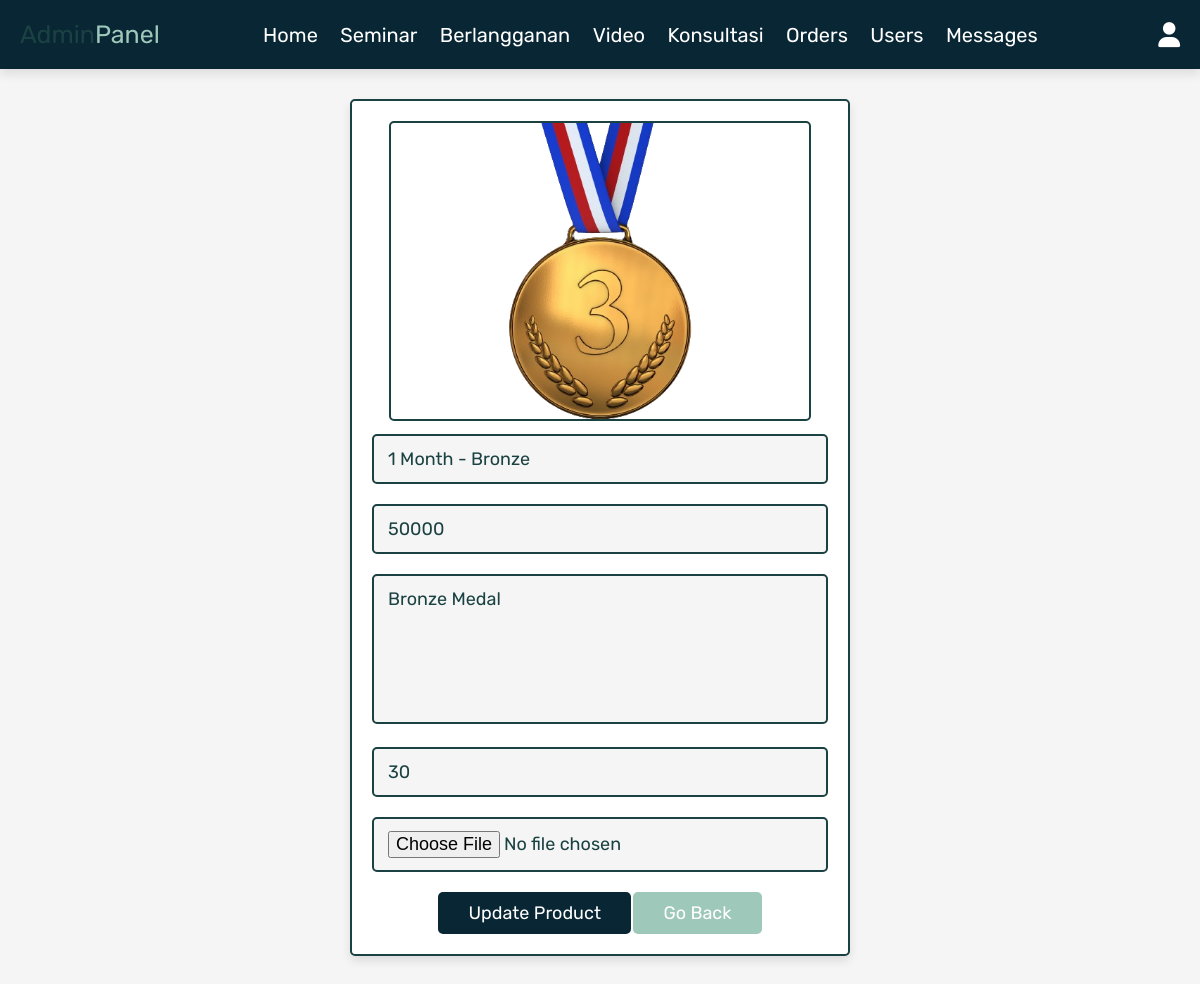
Page /admin_update_product.php?update=22 (signed in) on the committed database.
### tables this page shows
CREATE TABLE `products` (
  `id` int(11) NOT NULL,
  `name` varchar(100) NOT NULL,
  `details` varchar(500) NOT NULL,
  `price` int(11) NOT NULL,
  `image` varchar(100) NOT NULL,
  `expired_day` int(11) DEFAULT 0
);

### admin_update_product.php (the view, shortened to what this page needs)
<?php
@include 'config.php';
?>
<!DOCTYPE html>
<html lang="en">
<head>
   <link rel="stylesheet" href="https://cdnjs.cloudflare.com/ajax/libs/font-awesome/6.0.0/css/all.min.css">
   <link rel="stylesheet" href="css/admin_style.css">
</head>
<body>
<?php @include 'admin_header.php'; ?>
<section class="update-product">
<?php
   $update_id = $_GET['update'];
   $select_products = mysqli_query($conn, "SELECT * FROM `products` WHERE id = '$update_id'") or die('query failed');
   if(mysqli_num_rows($select_products) > 0){
      while($fetch_products = mysqli_fetch_assoc($select_products)){
?>
<form action="" method="post" enctype="multipart/form-data">
   <img src="uploaded_img/<?php echo $fetch_products['image']; ?>" class="image"  alt="">
   <input type="text" class="box" value="<?php echo $fetch_products['name']; ?>" required placeholder="update product name" name="name">
   <input type="number" min="0" class="box" value="<?php echo $fetch_products['price']; ?>" required placeholder="update product price" name="price">
   <textarea name="details" class="box" required placeholder="update product details" cols="30" rows="10"><?php echo $fetch_products['details']; ?></textarea>
   <input type="number" min="0" class="box" value="<?php echo $fetch_products['expired_day']; ?>" required placeholder="update product expired day" name="expired_day">
   <input type="file" accept="image/jpg, image/jpeg, image/png" class="box" name="image">
   <input type="submit" value="update product" name="update_product" class="btn">
   <a href="admin_products.php" class="option-btn">go back</a>
</form>
<?php
      }
   }else{
      echo '<p class="empty">No update product select</p>';
   }
?>
</section>
</body>
</html>

### css/admin_style.css (style rules this page uses)
:root { --pink:#092635; --red:#5C8374; --orange:#9EC8B9; --black:#1B4242; --white:#fff; --light-color:#666; --light-white:#ccc; --light-bg:#f5f5f5; --border:.2rem solid var(--black); --box-shadow:0 .5rem 1rem rgba(0,0,0,.1); }
* { font-family: 'Rubik', sans-serif; margin:0; padding:0; box-sizing: border-box; outline: none; border:none; text-decoration: none; transition:all .2s linear; }
html { font-size: 62.5%; overflow-x: hidden; scroll-behavior: smooth; scroll-padding-top: 6.5rem; }
body { background: var(--light-bg); }
section { padding:3rem 2rem; }
.btn, .delete-btn, .option-btn { display: inline-block; border-radius: .5rem; margin-top: 1rem; font-size: 1.8rem; color:var(--white); cursor: pointer; padding:1rem 3rem; text-transform: capitalize; }
.btn { background-color: var(--pink); }
.option-btn { background-color: var(--orange); }
.update-product form { max-width: 50rem; border-radius: .5rem; background-color: var(--white); border:var(--border); padding:2rem; text-align: center; margin:0 auto; box-shadow: var(--box-shadow); }
.update-product form .box { width: 100%; margin:1rem 0; font-size: 1.8rem; color:var(--black); border-radius: .5rem; background-color: var(--light-bg); padding:1.2rem 1.4rem; border:var(--border); }
.update-product form textarea { height: 15rem; resize: none; }
.update-product .image { height: 30rem; border:var(--border); border-radius: .5rem; }

### rows in the picture
products: image (picture), name "1 Month - Bronze", price "50000", details "Bronze Medal", expired_day "30"
